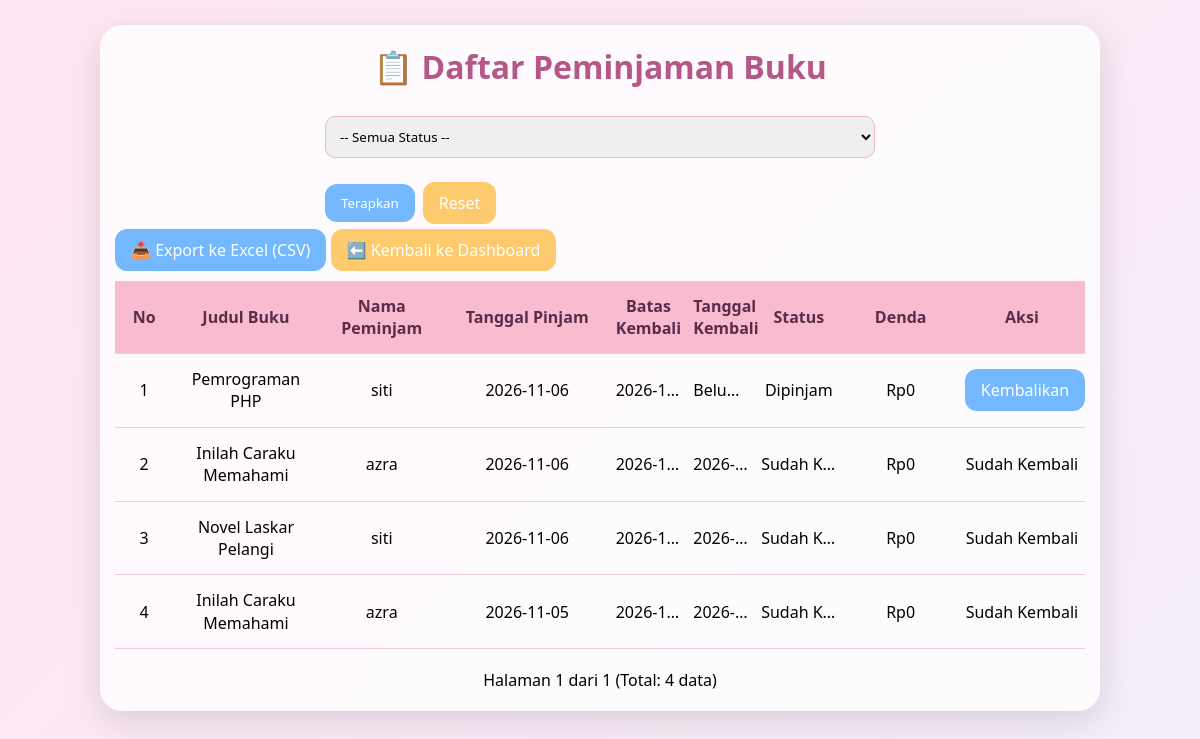
Page /daftar_peminjaman.php (signed in) on the committed database.
### tables this page shows
CREATE TABLE `peminjaman` (
  `id_peminjaman` int(11) NOT NULL,
  `id_buku` int(11) NOT NULL,
  `nama_peminjam` varchar(100) NOT NULL,
  `tanggal_pinjam` date NOT NULL,
  `tanggal_kembali` date DEFAULT NULL,
  `status_pinjam` varchar(20) DEFAULT 'Dipinjam',
  `batas_kembali` date DEFAULT NULL,
  `denda` int(11) DEFAULT 0
);

CREATE TABLE `buku` (
  `id_buku` int(11) NOT NULL,
  `judul` varchar(150) NOT NULL,
  `kategori` varchar(100) NOT NULL,
  `penulis` varchar(100) NOT NULL,
  `tahun_terbit` year(4) NOT NULL,
  `stok` int(11) NOT NULL DEFAULT 0,
  `sampul` varchar(200) DEFAULT NULL
);

### daftar_peminjaman.php (the view, shortened to what this page needs)
<?php
include 'config/koneksi.php';
$filter_status = isset($_GET['status']) ? $_GET['status'] : '';
$where = "";
$per_halaman = 5;
$halaman = isset($_GET['halaman']) ? (int)$_GET['halaman'] : 1;
$mulai = ($halaman - 1) * $per_halaman;
$total_sql = mysqli_query($conn, "SELECT COUNT(*) AS total FROM peminjaman p $where");
$total = mysqli_fetch_assoc($total_sql)['total'];
$total_halaman = ceil($total / $per_halaman);
$sql = mysqli_query($conn, "
SELECT p.*, b.judul
FROM peminjaman p
JOIN buku b ON p.id_buku = b.id_buku
$where
ORDER BY p.id_peminjaman DESC
LIMIT $mulai, $per_halaman
");
?>
<!DOCTYPE html>
<html>
<head>
<link rel="stylesheet" href="style.css">
</head>
<body>
<div class="container">
<h1>📋 Daftar Peminjaman Buku</h1>
<form method="GET" action="daftar_peminjaman.php" style="display:flex; gap:8px; align-items:center; margin-bottom:15px; flex-wrap:wrap;">
  <select name="status" style="padding:10px; border-radius:10px; border:1px solid #e9b8d0;">
    <option value="">-- Semua Status --</option>
  </select>
  <button type="submit" class="btn btn-tambah">Terapkan</button>
  <a href="daftar_peminjaman.php" class="btn btn-edit">Reset</a>
</form>
<a href="export_peminjaman.php?status=<?php echo urlencode($filter_status); ?>" class="btn btn-tambah">📥 Export ke Excel (CSV)</a>
<a href="dashboard.php" class="btn btn-edit">⬅️ Kembali ke Dashboard</a>
<table>
<tr>
<th>No</th>
<th>Judul Buku</th>
<th>Nama Peminjam</th>
<th>Tanggal Pinjam</th>
<th>Batas Kembali</th>
<th>Tanggal Kembali</th>
<th>Status</th>
<th>Denda</th>
<th>Aksi</th>
</tr>
<?php
$no = $mulai + 1;
while($p = mysqli_fetch_assoc($sql)){
?>
<tr>
<td><?php echo $no++; ?></td>
<td><?php echo $p['judul']; ?></td>
<td><?php echo $p['nama_peminjam']; ?></td>
<td><?php echo $p['tanggal_pinjam']; ?></td>
<td><?php echo $p['batas_kembali']; ?></td>
<td><?php echo $p['tanggal_kembali'] ? $p['tanggal_kembali'] : 'Belum Kembali'; ?></td>
<td><?php echo $p['status_pinjam']; ?></td>
<td>Rp<?php echo number_format($p['denda']); ?></td>
<td>
  <?php if($p['status_pinjam'] == 'Dipinjam'): ?>
    <a href="proses_kembali.php?id=<?php echo $p['id_peminjaman']; ?>" class="btn btn-tambah" onclick="return confirm('Yakin buku sudah dikembalikan?')">Kembalikan</a>
  <?php else: ?>
    Sudah Kembali
  <?php endif; ?>
</td>
</tr>
<?php } ?>
</table>
<div style="margin-top:15px; text-align:center;">
  <span style="margin:0 10px;">Halaman <?php echo $halaman; ?> dari <?php echo $total_halaman; ?> (Total: <?php echo $total; ?> data)</span>
</div>
</div>
</body>
</html>

### style.css (style rules this page uses)
* { margin:0; padding:0; box-sizing:border-box; font-family: 'Segoe UI', sans-serif; }
body { background: linear-gradient(135deg,#ffe6f2,#e8f4ff,#fff8e8); background-size:400% 400%; animation: gradasi 8s ease infinite; min-height:100vh; padding:25px; }
.container { background:rgba(255,255,255,0.78); backdrop-filter:blur(12px); border-radius:22px; padding:20px 15px; box-shadow:0 10px 35px rgba(0,0,0,0.12); max-width:1000px; margin:0 auto; }
h1,h2 { text-align:center; color:#b45888; margin-bottom:20px; }
table { width:100%; border-collapse:collapse; table-layout: fixed; margin:20px 0; }
th,td { padding:14px 6px; text-align:center; border-bottom:1px solid #f1c8dc; vertical-align: middle !important; }
th { background:#f8bbd0; color:#5c2b48; }
th:nth-child(1), td:nth-child(1) { width:6%; }
th:nth-child(2), td:nth-child(2) { width:15%; }
th:nth-child(3), td:nth-child(3) { width:13%; }
th:nth-child(4), td:nth-child(4) { width:17%; }
th:nth-child(5), td:nth-child(5) { width:8%; }
th:nth-child(6), td:nth-child(6) { width:7%; }
th:nth-child(7), td:nth-child(7) { width:9%; }
th:nth-child(8), td:nth-child(8) { width:12%; }
th:nth-child(9), td.aksi { width:13%; }
td:nth-child(2), td:nth-child(4) { white-space: normal; overflow: visible; text-overflow: unset; line-height:1.4; }
td:nth-child(1),td:nth-child(3),td:nth-child(5),td:nth-child(6),td:nth-child(7) { white-space:nowrap; overflow:hidden; text-overflow:ellipsis; }
form { max-width:550px; margin:0 auto; }
input,select { width:100%; padding:11px; margin:8px 0 16px; border:1px solid #e9b8d0; border-radius:12px; }
button,a.btn { padding:10px 16px; border-radius:12px; text-decoration:none; color:white; border:none; cursor:pointer; font-weight:500; white-space:nowrap; }
.btn-tambah { background:#74b9ff; }
.btn-edit { background:#fdcb6e; }

### rows in the picture
peminjaman: id_buku.judul "Pemrograman PHP", nama_peminjam "siti", tanggal_pinjam "2026-11-06", batas_kembali "2026-1…", shows "Belu…", status_pinjam "Dipinjam", denda "0"
peminjaman: id_buku.judul "Inilah Caraku Memahami", nama_peminjam "azra", tanggal_pinjam "2026-11-06", batas_kembali "2026-1…", tanggal_kembali "2026-…", status_pinjam "Sudah K…", denda "0", shows "Sudah Kembali"
peminjaman: id_buku.judul "Novel Laskar Pelangi", nama_peminjam "siti", tanggal_pinjam "2026-11-06", batas_kembali "2026-1…", tanggal_kembali "2026-…", status_pinjam "Sudah K…", denda "0", shows "Sudah Kembali"
peminjaman: id_buku.judul "Inilah Caraku Memahami", nama_peminjam "azra", tanggal_pinjam "2026-11-05", batas_kembali "2026-1…", tanggal_kembali "2026-…", status_pinjam "Sudah K…", denda "0", shows "Sudah Kembali"

### other values in the picture
$halaman "1"
$total_halaman "1"
$total "4"
